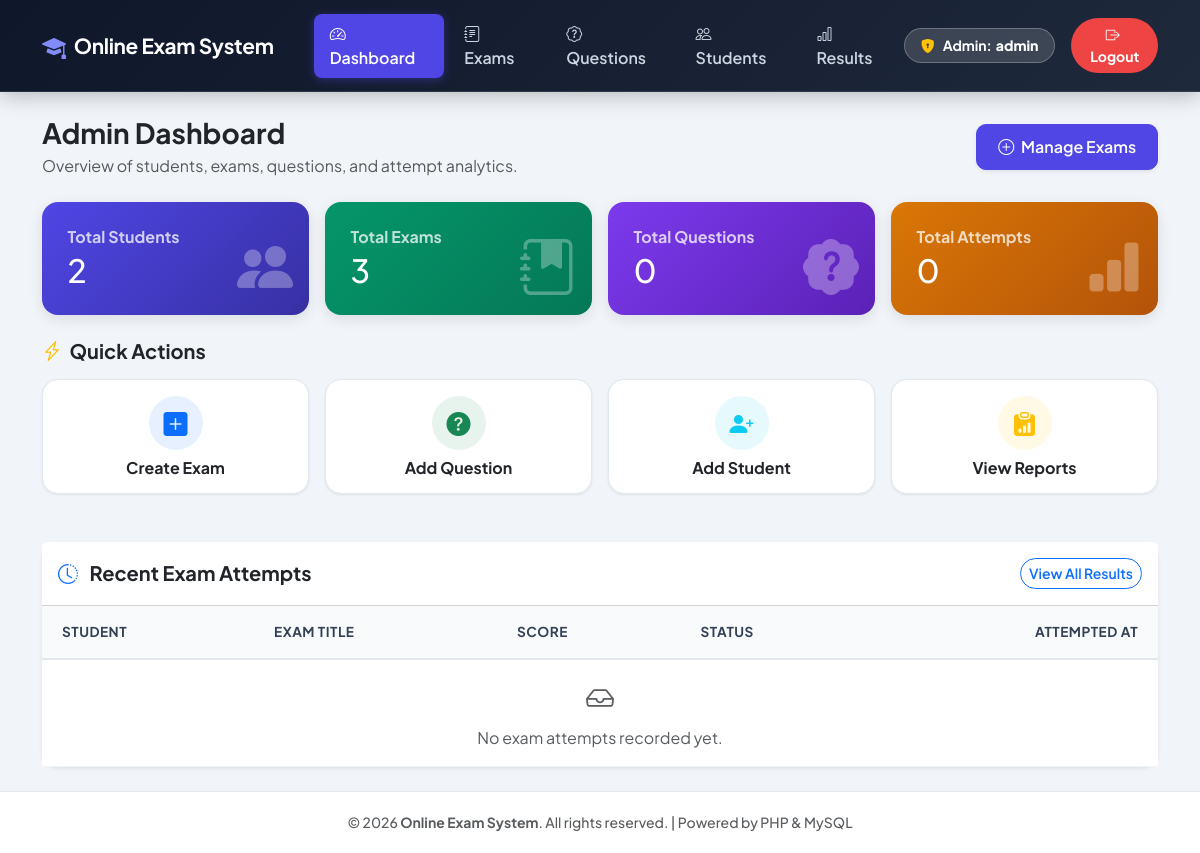
/admin/dashboard.php (signed in), run on an earlier commit of the app's database.
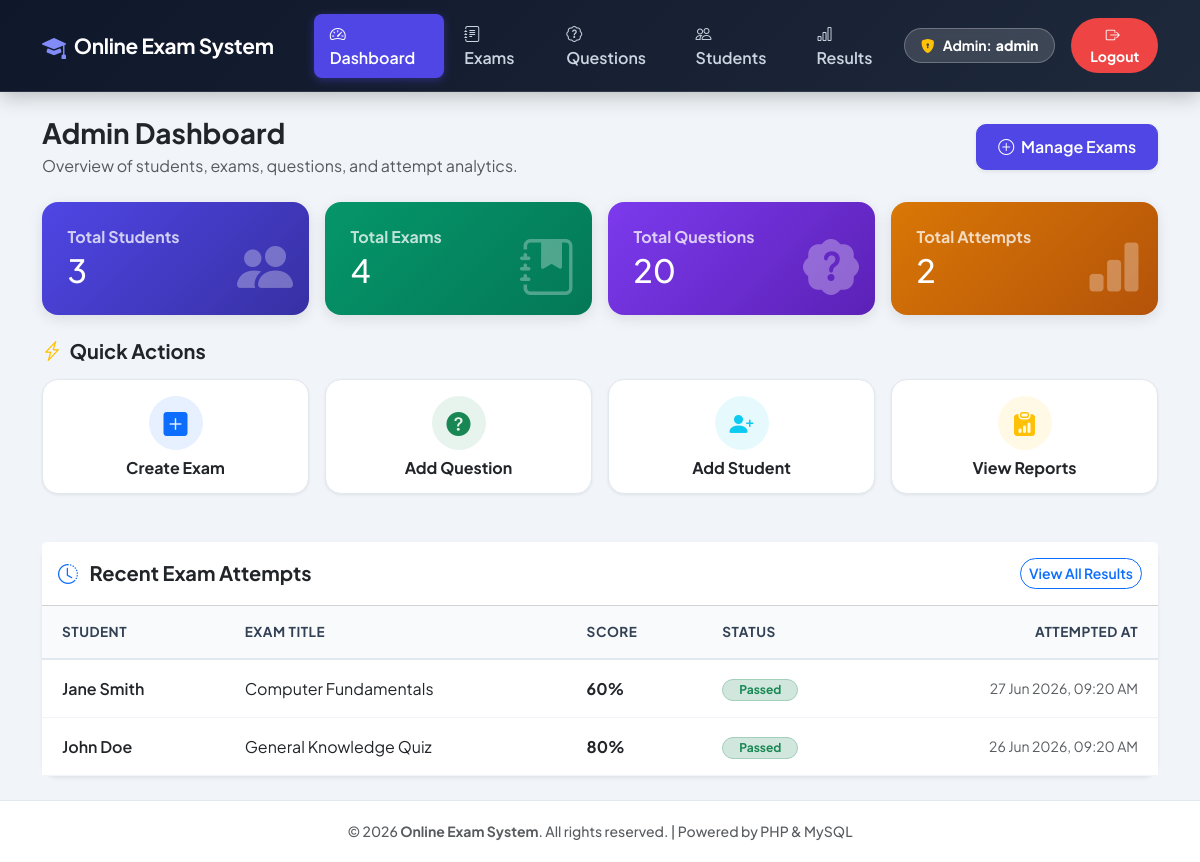
And on a later commit of the database.
### tables this page shows
CREATE TABLE IF NOT EXISTS results (
    id INT AUTO_INCREMENT PRIMARY KEY,
    student_id INT NOT NULL,
    exam_id INT NOT NULL,
    score INT NOT NULL,
    attempted_at DATETIME DEFAULT CURRENT_TIMESTAMP,
    FOREIGN KEY (student_id) REFERENCES students(id) ON DELETE CASCADE,
    FOREIGN KEY (exam_id) REFERENCES exams(id) ON DELETE CASCADE
);

CREATE TABLE IF NOT EXISTS students (
    id INT AUTO_INCREMENT PRIMARY KEY,
    name VARCHAR(100) NOT NULL,
    email VARCHAR(100) NOT NULL UNIQUE,
    password VARCHAR(255) NOT NULL
);

CREATE TABLE IF NOT EXISTS exams (
    id INT AUTO_INCREMENT PRIMARY KEY,
    title VARCHAR(150) NOT NULL,
    duration_minutes INT NOT NULL DEFAULT 30
);

### admin/dashboard.php (the view, shortened to what the changed rows need)
<?php
include '../includes/header.php';
include '../config/db.php';
$q_students = mysqli_query($conn, "SELECT COUNT(*) AS c FROM students");
$total_students = ($q_students ? mysqli_fetch_assoc($q_students)['c'] : 0);
$q_exams = mysqli_query($conn, "SELECT COUNT(*) AS c FROM exams");
$total_exams = ($q_exams ? mysqli_fetch_assoc($q_exams)['c'] : 0);
$q_questions = mysqli_query($conn, "SELECT COUNT(*) AS c FROM questions");
$total_questions = ($q_questions ? mysqli_fetch_assoc($q_questions)['c'] : 0);
$q_results = mysqli_query($conn, "SELECT COUNT(*) AS c FROM results");
$total_results = ($q_results ? mysqli_fetch_assoc($q_results)['c'] : 0);
$recent_results = mysqli_query($conn, "SELECT r.*, s.name AS student_name, e.title AS exam_title
                                      FROM results r
                                      JOIN students s ON r.student_id = s.id
                                      JOIN exams e ON r.exam_id = e.id
                                      ORDER BY r.attempted_at DESC LIMIT 5");
?>
<div class="row g-3 mb-4">
    <div class="col-md-6 col-xl-3">
        <a href="manage-students.php" class="text-decoration-none">
            <div class="stat-card stat-card-blue bg-gradient-blue" style="background: linear-gradient(135deg, #4f46e5 0%, #3730a3 100%) !important; color: #ffffff !important;">
                <h6 class="mb-1 fw-bold text-white opacity-75">Total Students</h6>
                <h2 class="fw-extrabold mb-0 text-white"><?php echo $total_students; ?></h2>
                <i class="bi bi-people-fill stat-icon text-white"></i>
            </div>
        </a>
    </div>
    <div class="col-md-6 col-xl-3">
        <a href="manage-exam.php" class="text-decoration-none">
            <div class="stat-card stat-card-green bg-gradient-green" style="background: linear-gradient(135deg, #059669 0%, #047857 100%) !important; color: #ffffff !important;">
                <h6 class="mb-1 fw-bold text-white opacity-75">Total Exams</h6>
                <h2 class="fw-extrabold mb-0 text-white"><?php echo $total_exams; ?></h2>
                <i class="bi bi-journal-bookmark-fill stat-icon text-white"></i>
            </div>
        </a>
    </div>
    <div class="col-md-6 col-xl-3">
        <a href="manage-questions.php" class="text-decoration-none">
            <div class="stat-card stat-card-purple" style="background: linear-gradient(135deg, #7c3aed 0%, #5b21b6 100%) !important; color: #ffffff !important;">
                <h6 class="mb-1 fw-bold text-white opacity-75">Total Questions</h6>
                <h2 class="fw-extrabold mb-0 text-white"><?php echo $total_questions; ?></h2>
                <i class="bi bi-patch-question-fill stat-icon text-white"></i>
            </div>
        </a>
    </div>
    <div class="col-md-6 col-xl-3">
        <a href="view-results.php" class="text-decoration-none">
            <div class="stat-card stat-card-orange bg-gradient-orange" style="background: linear-gradient(135deg, #d97706 0%, #b45309 100%) !important; color: #ffffff !important;">
                <h6 class="mb-1 fw-bold text-white opacity-75">Total Attempts</h6>
                <h2 class="fw-extrabold mb-0 text-white"><?php echo $total_results; ?></h2>
                <i class="bi bi-bar-chart-fill stat-icon text-white"></i>
            </div>
        </a>
    </div>
</div>
<div class="card shadow-sm border-0 rounded-4">
    <div class="card-body p-0">
        <div class="table-responsive">
            <table class="table custom-table align-middle mb-0">
                <thead>
                    <tr>
                        <th class="ps-4">Student</th>
                        <th>Exam Title</th>
                        <th>Score</th>
                        <th>Status</th>
                        <th class="pe-4 text-end">Attempted At</th>
                    </tr>
                </thead>
                <tbody>
                    <?php if ($recent_results && mysqli_num_rows($recent_results) > 0): ?>
                        <?php while ($r = mysqli_fetch_assoc($recent_results)):
                            $passed = $r['score'] >= 50;
                        ?>
                            <tr>
                                <td class="ps-4 fw-semibold text-dark"><?php echo htmlspecialchars($r['student_name']); ?></td>
                                <td class="text-dark"><?php echo htmlspecialchars($r['exam_title']); ?></td>
                                <td><span class="fw-bold text-dark"><?php echo $r['score']; ?>%</span></td>
                                <td>
                                    <?php if ($passed): ?>
                                        <span class="badge bg-success-subtle text-success border border-success-subtle rounded-pill px-3 py-1 fw-bold">Passed</span>
                                    <?php else: ?>
                                        <span class="badge bg-danger-subtle text-danger border border-danger-subtle rounded-pill px-3 py-1 fw-bold">Failed</span>
                                    <?php endif; ?>
                                </td>
                                <td class="pe-4 text-end text-muted small"><?php echo date('d M Y, h:i A', strtotime($r['attempted_at'])); ?></td>
                            </tr>
                        <?php endwhile; ?>
                    <?php else: ?>
                        <tr>
                            <td colspan="5" class="text-center text-muted py-4">
                                <i class="bi bi-inbox fs-3 d-block mb-2"></i> No exam attempts recorded yet.
                            </td>
                        </tr>
                    <?php endif; ?>
                </tbody>
            </table>
        </div>
    </div>
</div>
<?php include '../includes/footer.php'; ?>

What changed in the data, as far as the page shows it:
added results: student.name "Jane Smith", exam.title "Computer Fundamentals", score "60", shows "Passed", attempted_at "27 Jun 2026, 09:20 AM"
added results: student.name "John Doe", exam.title "General Knowledge Quiz", score "80", shows "Passed", attempted_at "26 Jun 2026, 09:20 AM"
Also different on the page:
$total_students: "2" → "3"
$total_exams: "3" → "4"
$total_questions: "0" → "20"
$total_results: "0" → "2"
text no longer shown: "No exam attempts recorded yet."
